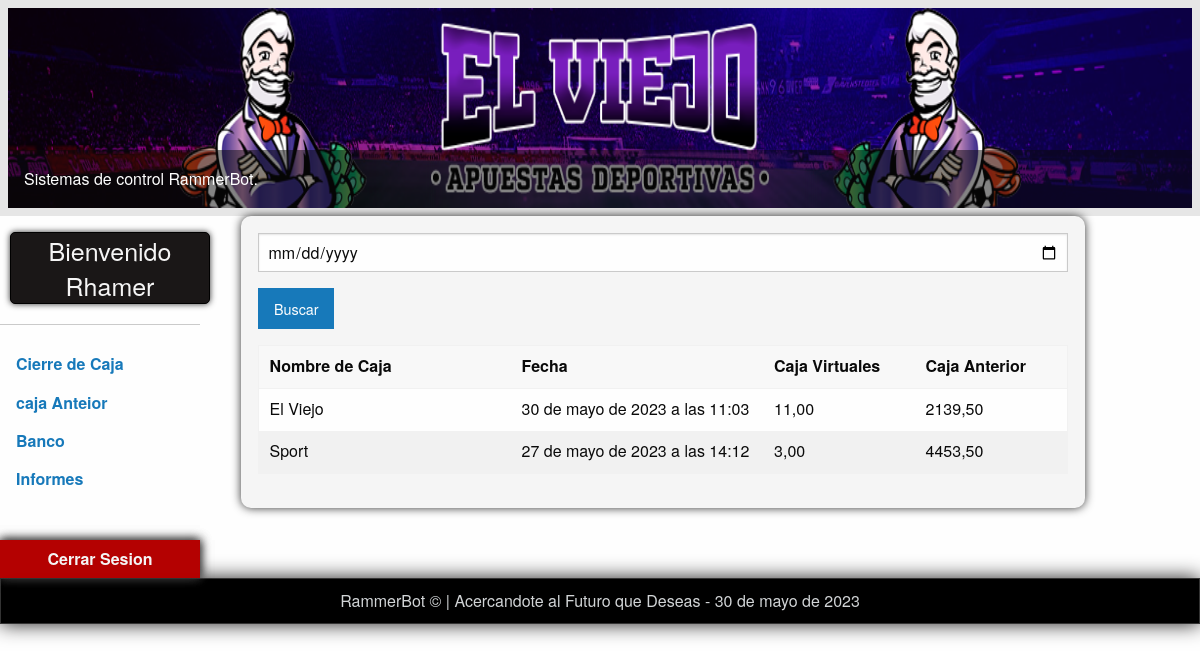
Screenshot of /date/ (signed in) with the database file from the repository.
### applications/users/models.py (models this page shows, shortened)
class User(AbstractBaseUser, PermissionsMixin):
    username = models.CharField('Usuario', max_length=20, unique=True)
    email = models.EmailField('Correo', unique=True)
    name = models.CharField("Nombre", max_length=30)
    last_name = models.CharField("Apellido", max_length=30)
    is_staff = models.BooleanField(default=True)
    is_active = models.BooleanField(default=True)
    objects = UserManager()
    USERNAME_FIELD = 'username'
    REQUIRED_FIELDS = ['email', 'name', 'last_name']
    class Meta:
        verbose_name = "Usuario"
        verbose_name_plural = "Usuarios"
    def __str__(self):
        return self.username

### applications/caja/models.py (models this page shows, shortened)
class Caja(TimeStampedModel):
    user = models.ForeignKey(User, on_delete=models.CASCADE)
    nombre_caja = models.ForeignKey(Sucursales, on_delete=models.CASCADE)
    tinbet = models.DecimalField("Timbet", max_digits=10, decimal_places=2, default=0.0)
    betgana = models.DecimalField("Betgana", max_digits=10, decimal_places=2, default=0.0)
    golden = models.DecimalField("Golden", max_digits=10, decimal_places=2, default=0.0)
    soft = models.DecimalField("Soft", max_digits=10, decimal_places=2, default=0.0)
    caballos_uh1 = models.DecimalField("Caballo UH1", max_digits=10, decimal_places=2, default=0.0)
    caballos_uh2 = models.DecimalField("Caballo UH2", max_digits=10, decimal_places=2, default=0.0)
    caballos_peruvian = models.DecimalField("Caballo Peruvian", max_digits=10, decimal_places=2, default=0.0)
    mesa = models.DecimalField("Mesa", max_digits=10, decimal_places=2, default=0.0)
    """Egresos"""
    yapes = models.DecimalField("Yapes", max_digits=10, decimal_places=2, default=0.0)
    pos = models.DecimalField("POS", max_digits=10, decimal_places=2, default=0.0)
    pagos_tickets = models.DecimalField("Pago de Tickets", max_digits=10, decimal_places=2, default=0.0)
    gastos_generales = models.DecimalField("Gastos Generales", max_digits=10, decimal_places=2, default=0.0)
    """Ingresos"""
    cobros_tickets = models.DecimalField("Cobro de Tickets", max_digits=10, decimal_places=2, default=0.0)
    depositos = models.DecimalField("Depositos", max_digits=10, decimal_places=2, default=0.0)
    recargas = models.DecimalField("Recargas", max_digits=10, decimal_places=2, default=0.0)
    ingreso_general = models.DecimalField("Ingresos Generales", max_digits=10, decimal_places=2, default=0.0)
    """Totales"""
    efectivo = models.DecimalField("Efectivo", max_digits=10, decimal_places=2, default=0.0)
    caja_anterior = models.DecimalField("Caja Anterior", max_digits=10, decimal_places=2, default=0.0)
    caja_total = models.DecimalField("Caja Total", max_digits=10, decimal_places=2, default=0.0)
    total_sistemas = models.DecimalField("Total en Sistemas", max_digits=10, decimal_places=2, default=0.0)
    egreso_total = models.DecimalField("Egresos", max_digits=10, decimal_places=2, default=0.0)
    ingreso_total = models.DecimalField("Ingresos", max_digits=10, decimal_places=2, default=0.0)
    total_dia = models.DecimalField("Total del Dia", max_digits=10, decimal_places=2, default=0.0)
    diferencia = models.DecimalField("Diferencia", max_digits=10, decimal_places=2, default=0.0)
    """Billetes y Monedas"""
    calabaza = models.DecimalField("Calabaza", max_digits=10, decimal_places=2, default=0.0)
    guardado = models.DecimalField("Guardado", max_digits=10, decimal_places=2, default=0.0)
    centimos = models.DecimalField("Centimos", max_digits=10, decimal_places=2, default=0.0)
    rotos = models.DecimalField("Rotos", max_digits=10, decimal_places=2, default=0.0)
    virtuales = models.DecimalField("Virtuales", max_digits=10, decimal_places=2, default=0.0)
    cobre = models.DecimalField("Cobre", max_digits=10, decimal_places=2, default=0.0)
    cien = models.DecimalField("100", max_digits=10, decimal_places=2, default=0.0)
    cincuenta = models.DecimalField("50", max_digits=10, decimal_places=2, default=0.0)
    veinte = models.DecimalField("20", max_digits=10, decimal_places=2, default=0.0)
    diez = models.DecimalField("10", max_digits=10, decimal_places=2, default=0.0)
    cinco = models.DecimalField("5", max_digits=10, decimal_places=2, default=0.0)
    dos = models.DecimalField("2", max_digits=10, decimal_places=2, default=0.0)
    uno = models.DecimalField("1", max_digits=10, decimal_places=2, default=0.0)
    medio = models.DecimalField("0.5", max_digits=10, decimal_places=2, default=0.0)
    observaciones = models.TextField("Observaciones", blank=True, null=True)
    objects = CajaManager()
    class Meta:
        verbose_name = "Caja"
        verbose_name_plural = "Cajas"

class Sucursales(TimeStampedModel):
    sucursal = models.CharField('Sucursal', max_length=20)
    class Meta:
        verbose_name = "Sucursal"
        verbose_name_plural = "Sucursales"
    def __str__(self):
        return self.sucursal

### applications/informes/views.py (the view)
# urls.py: path('date/', views.ListaCaja.as_view(), name="date"),
class ListaCaja(LoginRequiredMixin,ListView):
    template_name = 'informes/informe_caja.html'
    context_object_name = 'cajas'
    paginate_by =10
    login_url = 'users_app:login'
    def get_queryset(self):
        date = self.request.GET.get('date','')
        cajas = Caja.objects.caja_by_date(date)
        return cajas

### applications/caja/managers.py (called while the page is built)
    def caja_by_date(self, date):
        cajas = self.filter(created__icontains = date).order_by('-created')
        return cajas

### templates/informes/informe_caja.html (shortened to what this page needs)
{% extends 'layout.html' %}
{% load static %}
{% block header %}
{% include 'includes/header.html' %}
{% endblock header %}
{% block menu_vertical %}
{% include 'includes/menu_vertical.html' %}
{% endblock menu_vertical %}
{% block content %}
<div class="grid-container">
    <div class="grid-x shadow">
        <div class="cell">
            <form method="get"> {% csrf_token %}
                <input type="date" name="date" id="date">
                <button type="submit" class="button">Buscar</button>
            </form>
            <table class="hover stack">
                <thead>
                    <tr>
                    <th width="250">Nombre de Caja</th>
                    <th width="250">Fecha</th>
                    <th width="150">Caja Virtuales</th>
                    <th width="150">Caja Anterior</th>
                    </tr>
                </thead >
                <tbody>
                   {% for caja in cajas %}
                    <tr>
                    <td>{{caja.nombre_caja}}</td>
                    <td>{{caja.created}}</td>
                    <td>{{caja.virtuales}}</td>
                    <td>{{caja.efectivo}}</td>
                    </tr>
                    {% endfor %}
                </tbody>
            </table>
            </div class="cell ">
        </div>
    </div>
</div>
</div>
{% endblock content %}

### templates/includes/menu_vertical.html (shortened to what this page needs)
<div class="grid-x">
    <div class="cell small-2">
        <div class="cell">
            <h4 class="cell usuario"> Bienvenido {{user}}</h4>
            <hr>
        </div>
        <ul class="vertical menu menu_nav">
            <li><a href="{% url 'caja_app:caja' %}"><strong>Cierre de Caja</strong></a></li>
            <li><a href="{% url 'informes_app:date' %}"><strong>caja Anteior</strong></a></li>
            <li><a href="{% url 'banco_app:banco' %}"><strong>Banco</strong></a></li>
            <li><a href="{% url 'informes_app:informes' %}"><strong>Informes</strong></a></li>
            <li class="red"><a class="red" href="{% url 'users_app:logout' %}"><strong>Cerrar Sesion</strong></a></li>
        </ul>
    </div>
    <div class="cell large-9 centro">

### staticfiles/css/app.css (style rules this page uses)
.usuario { background-color: #1a1717; color: whitesmoke; box-shadow: 0px 0px 6px #333; text-align: center; border: 1px solid black; margin-left: 10px; margin-top: 8%; margin-bottom: 8; border-radius: 5px; }
.shadow { background-color: whitesmoke; box-shadow: 0px 0px 10px #333; border-radius: 10px ; padding: 2%; margin-left: 3%; }
.red { background-color: #b50101f2; color: whitesmoke; box-shadow: 0px 0px 10px #333; text-align: center; }

### rows the page displays
User: username "Rhamer"
Caja: nombre_caja "El Viejo", created "30 de mayo de 2023 a las 11:03", virtuales "11,00", efectivo "2139,50"
Caja: nombre_caja "Sport", created "27 de mayo de 2023 a las 14:12", virtuales "3,00", efectivo "4453,50"
